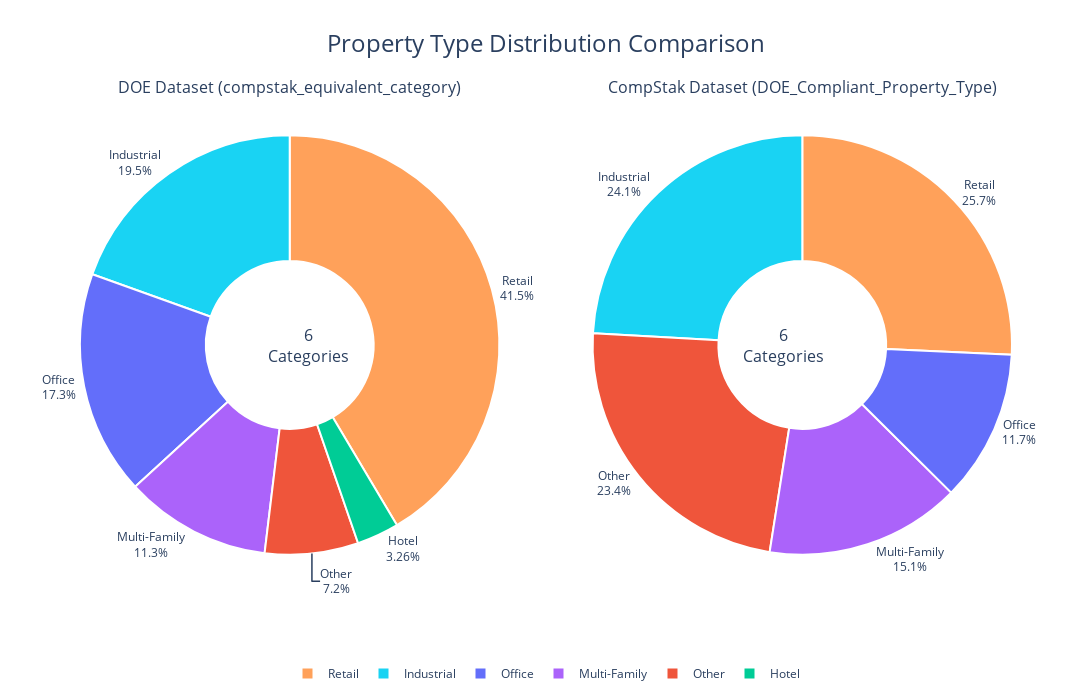

Notebook source saved alongside this figure:
### Code cell
# Create a more sophisticated version with donut charts
fig = make_subplots(rows=1, cols=2, specs=[[{"type": "pie"}, {"type": "pie"}]],
                  subplot_titles=['DOE Dataset (compstak_equivalent_category)', 'CompStak Dataset (DOE_Compliant_Property_Type)'])

# Color mapping to ensure the same categories have the same color in both charts
all_categories = set(doe_pie_data['Category']).union(set(compstak_pie_data['Category']))
colors = px.colors.qualitative.Plotly + px.colors.qualitative.D3 + px.colors.qualitative.G10
color_mapping = {category: colors[i % len(colors)] for i, category in enumerate(all_categories)}

# Create custom color arrays to ensure consistency across charts
doe_colors = [color_mapping[category] for category in doe_pie_data['Category']]
compstak_colors = [color_mapping[category] for category in compstak_pie_data['Category']]

# Add DOE pie chart as a donut
fig.add_trace(
    go.Pie(
        labels=doe_pie_data['Category'],
        values=doe_pie_data['DOE Percentage'],
        textinfo='label+percent',
        hoverinfo='label+percent+value',
        textposition='outside',
        hole=0.4,  # Creates a donut chart
        marker=dict(
            colors=doe_colors,
            line=dict(color='white', width=2)
        ),
        texttemplate='%{label}<br>%{percent}',
        sort=False
    ),
    row=1, col=1
)

# Add CompStak pie chart as a donut
fig.add_trace(
    go.Pie(
        labels=compstak_pie_data['Category'],
        values=compstak_pie_data['CompStak Percentage'],
        textinfo='label+percent',
        hoverinfo='label+percent+value',
        textposition='outside',
        hole=0.4,  # Creates a donut chart
        marker=dict(
            colors=compstak_colors,
            line=dict(color='white', width=2)
        ),
        texttemplate='%{label}<br>%{percent}',
        sort=False
    ),
    row=1, col=2
)

# Add annotations in the center of each donut
fig.add_annotation(x=0.20, y=0.5,
            text=f"{len(doe_category_counts)}<br>Categories",
            font=dict(size=14),
            showarrow=False)

fig.add_annotation(x=0.80, y=0.5,
            text=f"{len(compstak_category_counts)}<br>Categories",
            font=dict(size=14),
            showarrow=False)

# Update layout with more styling
fig.update_layout(
    title={
        'text': 'Property Type Distribution Comparison',
        'y': 0.95,
        'x': 0.5,
        'xanchor': 'center',
        'yanchor': 'top',
        'font': {'size': 24}
    },
    height=700,
    width=1200,
    legend=dict(
        orientation='h',
        yanchor='bottom',
        y=-0.20,
        xanchor='center',
        x=0.5
    )
)

# Update subplot titles
fig.update_annotations(font_size=16)

# Save the enhanced figure
timestamp = datetime.now().strftime('%Y%m%d_%H%M%S')
output_path = os.path.join(output_dir, f'donut_chart_comparison_{timestamp}.html')
fig.write_html(output_path)
output_path_png = os.path.join(output_dir, f'donut_chart_comparison_{timestamp}.png')
fig.write_image(output_path_png, scale=2, width=1200, height=700)

print(f'Enhanced donut chart comparison saved to: {output_path}')
print(f'Static image saved to: {output_path_png}')

# Show the figure
fig.show()

### Figure 1 — Plotly figure (JSON) as saved in the notebook; plotly's stock layout.template omitted (floating-point values rounded to 4 significant figures)
{"data": [{"domain": {"x": [0, 0.45], "y": [0, 1]}, "hole": 0.4, "hoverinfo": "label+percent+value", "labels": ["Retail", "Industrial", "Office", "Multi-Family", "Other", "Hotel"], "marker": {"colors": ["#FFA15A", "#19D3F3", "#636EFA", "#AB63FA", "#EF553B", "#00CC96"], "line": {"color": "white", "width": 2}}, "sort": false, "textinfo": "label+percent", "textposition": "outside", "texttemplate": "%{label}<br>%{percent}", "type": "pie", "values": [41.45, 19.52, 17.29, 11.28, 7.2, 3.26]}, {"domain": {"x": [0.55, 1], "y": [0, 1]}, "hole": 0.4, "hoverinfo": "label+percent+value", "labels": ["Retail", "Industrial", "Other", "Multi-Family", "Office", "Other"], "marker": {"colors": ["#FFA15A", "#19D3F3", "#EF553B", "#AB63FA", "#636EFA", "#EF553B"], "line": {"color": "white", "width": 2}}, "sort": false, "textinfo": "label+percent", "textposition": "outside", "texttemplate": "%{label}<br>%{percent}", "type": "pie", "values": [25.74, 24.1, 22.08, 15.06, 11.69, 1.33]}], "layout": {"annotations": [{"font": {"size": 16}, "showarrow": false, "text": "DOE Dataset (compstak_equivalent_category)", "x": 0.225, "xanchor": "center", "xref": "paper", "y": 1, "yanchor": "bottom", "yref": "paper"}, {"font": {"size": 16}, "showarrow": false, "text": "CompStak Dataset (DOE_Compliant_Property_Type)", "x": 0.775, "xanchor": "center", "xref": "paper", "y": 1, "yanchor": "bottom", "yref": "paper"}, {"font": {"size": 16}, "showarrow": false, "text": "6<br>Categories", "x": 0.2, "y": 0.5}, {"font": {"size": 16}, "showarrow": false, "text": "6<br>Categories", "x": 0.8, "y": 0.5}], "height": 700, "legend": {"orientation": "h", "x": 0.5, "xanchor": "center", "y": -0.2, "yanchor": "bottom"}, "title": {"font": {"size": 24}, "text": "Property Type Distribution Comparison", "x": 0.5, "xanchor": "center", "y": 0.95, "yanchor": "top"}, "width": 1200}}
